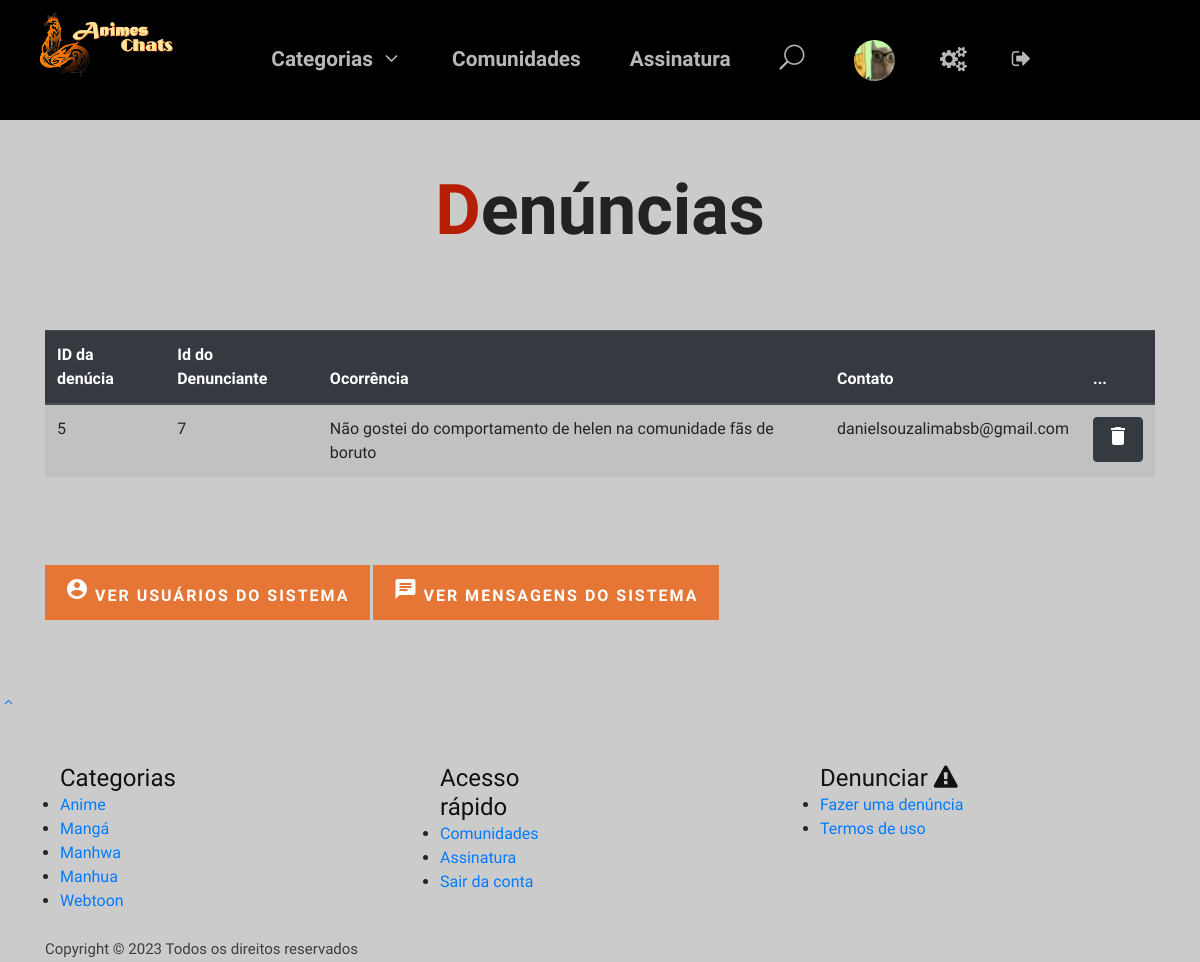
Screenshot of /view/verDenuncias.php (signed in) with the database file from the repository.
### tables this page shows
CREATE TABLE `denuncia` (
  `iddenuncia` int(11) NOT NULL,
  `iddenunciante` int(11) NOT NULL,
  `ocorrencia` varchar(3000) NOT NULL,
  `contato` varchar(255) NOT NULL
);

### model/DAO/denunciaDAO.php (called while the page is built, shortened)
<?php
class denunciaDAO
{
    public function verdenuncias()
    {
        try {
            $conn = new PDO('mysql:host=localhost;dbname=anime-chats;charset=utf8', "root", "");
            $sql = "SELECT * FROM denuncia";
            $stmt = $conn->prepare($sql);
            $retorno = $stmt->execute();
            $retorno = $stmt->fetchAll(PDO::FETCH_ASSOC);
            return $retorno;
        } catch (PDOException $e) {
            echo $e->getMessage();
        }
    }
}
?>

### view/verDenuncias.php (the view, shortened to what this page needs)
<!DOCTYPE html>
<html lang="pt-br">
<head>
    <link rel="stylesheet" href="../css/bootstrap.min.css" type="text/css">
    <link rel="stylesheet" href="../css/font-awesome.min.css" type="text/css">
    <link rel="stylesheet" href="../css/elegant-icons.css" type="text/css">
    <link rel="stylesheet" href="../css/plyr.css" type="text/css">
    <link rel="stylesheet" href="../css/nice-select.css" type="text/css">
    <link rel="stylesheet" href="../css/owl.carousel.min.css" type="text/css">
    <link rel="stylesheet" href="../css/slicknav.min.css" type="text/css">
    <link rel="stylesheet" href="../css/style.css" type="text/css">
    <link rel="stylesheet" href="../css/cadastroTema.css">
</head>
<body style='background-color:#cccbcb'>
    <?php require_once './menu.php' ?>
    <div class="container mt-5">
        <h1 class="crud">Denúncias</h1>
        <br><br>
        <div class="table-responsive">
            <table class="table table-striped">
                <thead class="thead-dark">
                    <tr>
                        <th>ID da denúcia</th>
                        <th>Id do Denunciante</th>
                        <th>Ocorrência</th>
                        <th>Contato</th>
                        <th>...</th>
                    </tr>
                </thead>
                <?php
                require_once "../model/DAO/denunciaDAO.php";
                $denunciaConn = new denunciaDAO();
                $denuncias = $denunciaConn->verDenuncias();
                foreach ($denuncias as $denuncia) {
                ?>
                    <tbody>
                        <tr>
                            <td><?= $denuncia["iddenuncia"] ?></td>
                            <td><?= $denuncia["iddenunciante"] ?></td>
                            <td><?= $denuncia["ocorrencia"] ?></td>
                            <td><?= $denuncia["contato"] ?></td>
                            <td>
                                <a href="../control/deletarDenuncia.php?iddenuncia=<?= $denuncia['iddenuncia'] ?>" style="color:white;"><button class="btn btn-dark"><i class="material-icons">delete</i></button></a>
                            </td>
                        </tr>
                    </tbody>
                <?php
                }
                ?>
            </table>
            <div>
                <br><br><br>
                <button class="site-btn"><a href="./adm.php"><i class="material-icons">account_circle</i> Ver usuários do sistema</a></button>
                <button class="site-btn"><a href="./pesquisarMensagem.php"><i class="material-icons">chat</i> Ver mensagens do sistema</a></button>
            </div>
            <br><br><br>
        </div>
    </div>
    <?php require_once './footer.php' ?>
</body>

### css/style.css (style rules this page uses)
html, body { height: 100%; font-family: "Mulish", sans-serif; -webkit-font-smoothing: antialiased; background: #cccbcb; }
h1, h2, h3, h4, h5, h6 { margin: 0; color: #111111; font-weight: 400; font-family: "Mulish", sans-serif; }
h1 { font-size: 70px; }
.site-btn { color: black; background: #e57636; font-weight: 700; border: none; letter-spacing: 2px; text-transform: uppercase; display: inline-block; padding: 12px 20px; }
.site-btn > a { color: #ffffff; }
.crud { margin-bottom:30px; text-align: center; font-weight: 700; color: #222; margin-top: 20px; }
.crud::first-letter { color: rgb(182, 31, 5); margin-bottom:30px; text-align: center; font-weight: 700; margin-top: 20px; }

### rows the page displays
denuncia: iddenuncia "5", iddenunciante "7", ocorrencia "Não gostei do comportamento de helen na comunidade fãs de boruto", contato "danielsouzalimabsb@gmail.com"
